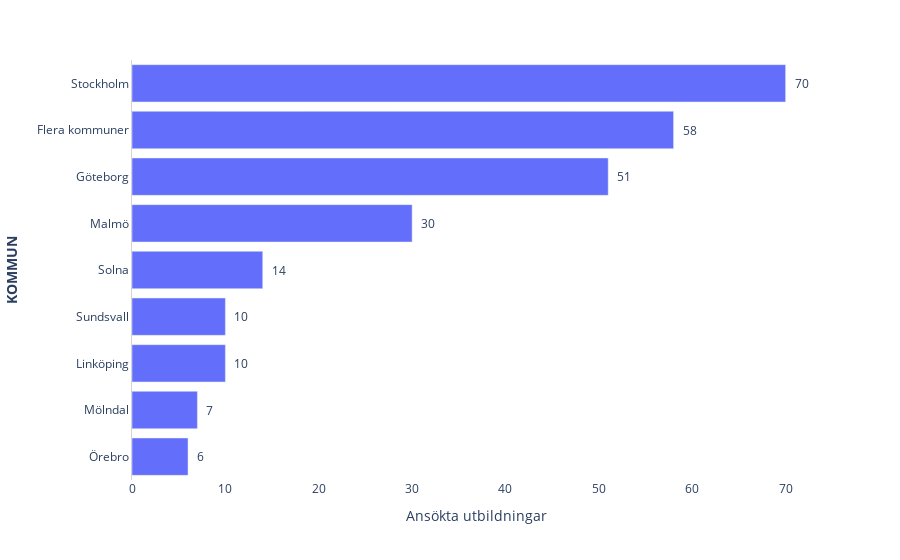

Notebook cell for this chart:
### Code cell
def create_municipality_bar(df, **options):
    df["Ansökta_label"] = df["Ansökta utbildningar"].apply(lambda row: " "*2 +f"{row}")
    
    fig = px.bar(df, y="Kommun", x="Ansökta utbildningar", text= "Ansökta_label")
    
    fig.update_layout(plot_bgcolor = "white", 
                      yaxis=dict(
                          autorange="reversed",
                          ticklabelposition="outside left",
                          showline = True,
                          linecolor="lightgray",
                          title= dict(text=f"<b>{options.get('ylabel')}</b>")
                          ),
                          )
    
    fig.update_traces(
        textposition="outside",
        hovertemplate="<b>%{y}</b><br>Ansökta utbildningar:. %{x}",
    )

    return fig

create_municipality_bar(df_municipality.head(9), ylabel="KOMMUN", xlabel= "# ANÖKTA UTBILDNINGAR")

### Figure 1 — Plotly figure (JSON) as saved in the notebook; plotly's stock layout.template omitted (floating-point values rounded to 4 significant figures)
{"data": [{"hovertemplate": "<b>%{y}</b><br>Ansökta utbildningar:. %{x}", "legendgroup": "", "marker": {"color": "#636efa", "pattern": {"shape": ""}}, "name": "", "orientation": "h", "showlegend": false, "text": ["  70", "  58", "  51", "  30", "  14", "  10", "  10", "  7", "  6"], "textposition": "outside", "type": "bar", "x": [70, 58, 51, 30, 14, 10, 10, 7, 6], "xaxis": "x", "y": ["Stockholm", "Flera kommuner", "Göteborg", "Malmö", "Solna", "Sundsvall", "Linköping", "Mölndal", "Örebro"], "yaxis": "y"}], "layout": {"barmode": "relative", "legend": {"tracegroupgap": 0}, "margin": {"t": 60}, "plot_bgcolor": "white", "xaxis": {"anchor": "y", "domain": [0, 1], "title": {"text": "Ansökta utbildningar"}}, "yaxis": {"anchor": "x", "autorange": "reversed", "domain": [0, 1], "linecolor": "lightgray", "showline": true, "ticklabelposition": "outside left", "title": {"text": "<b>KOMMUN</b>"}}}}
